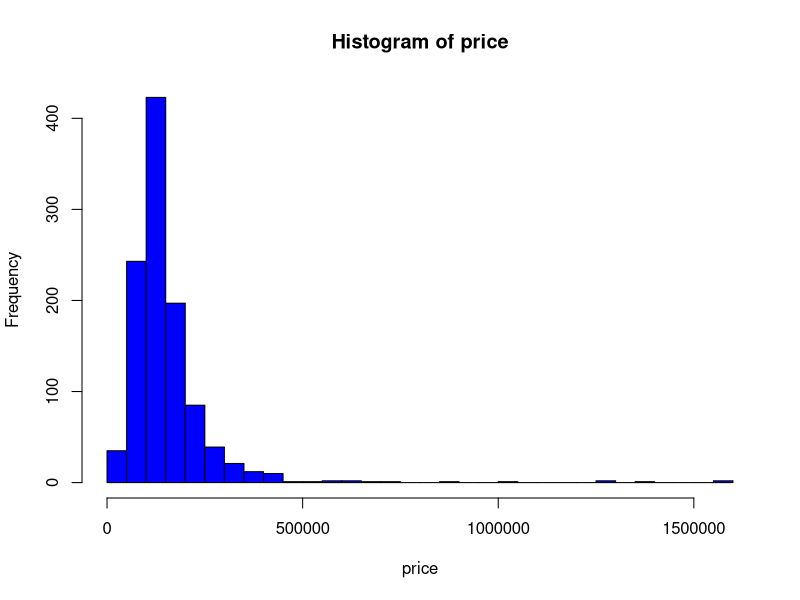
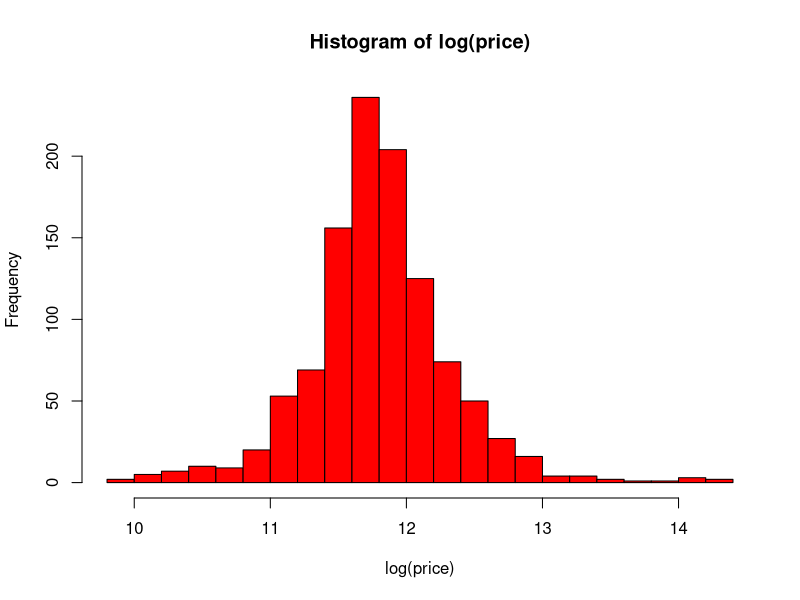
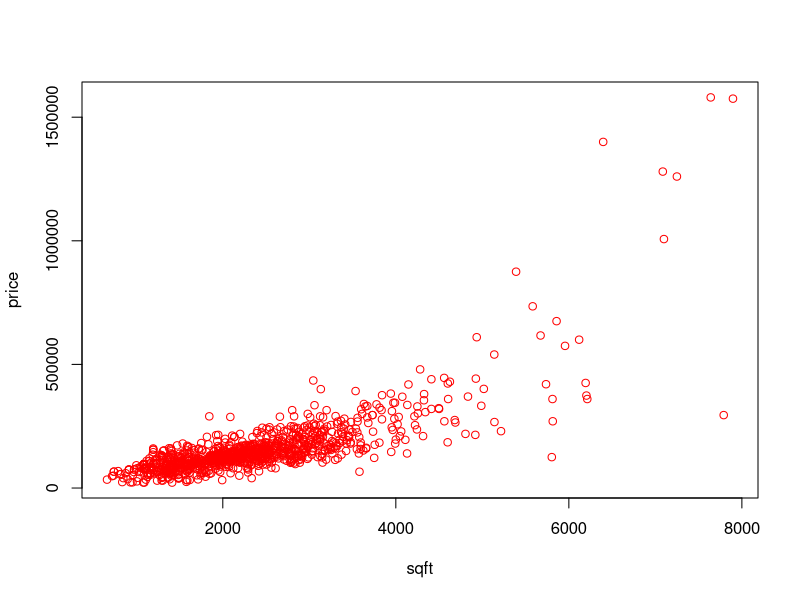
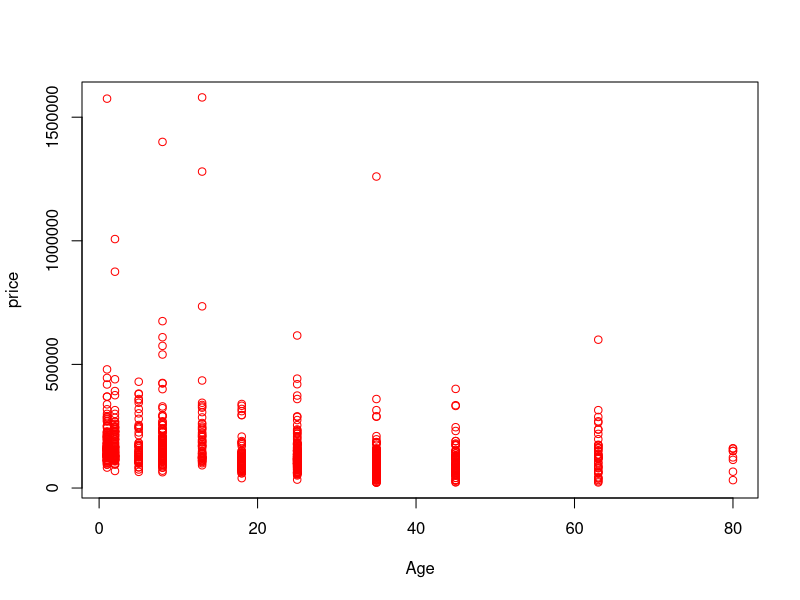
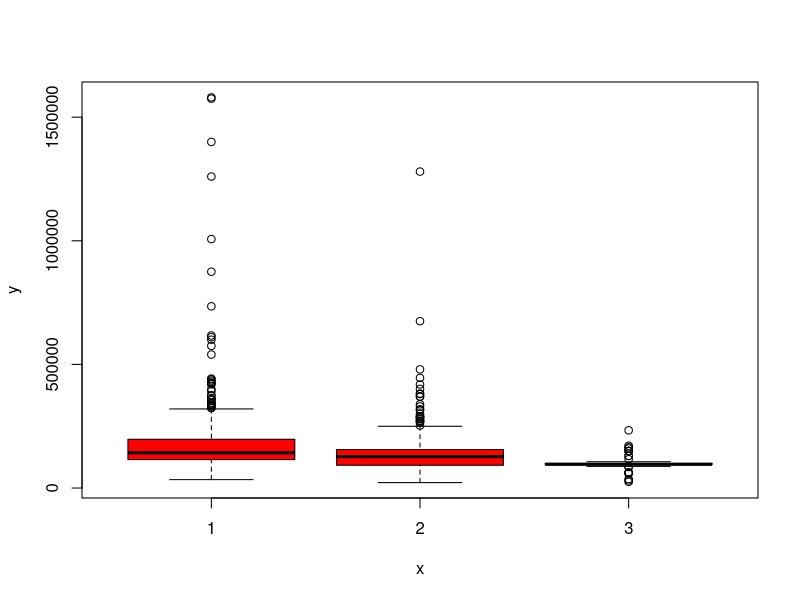
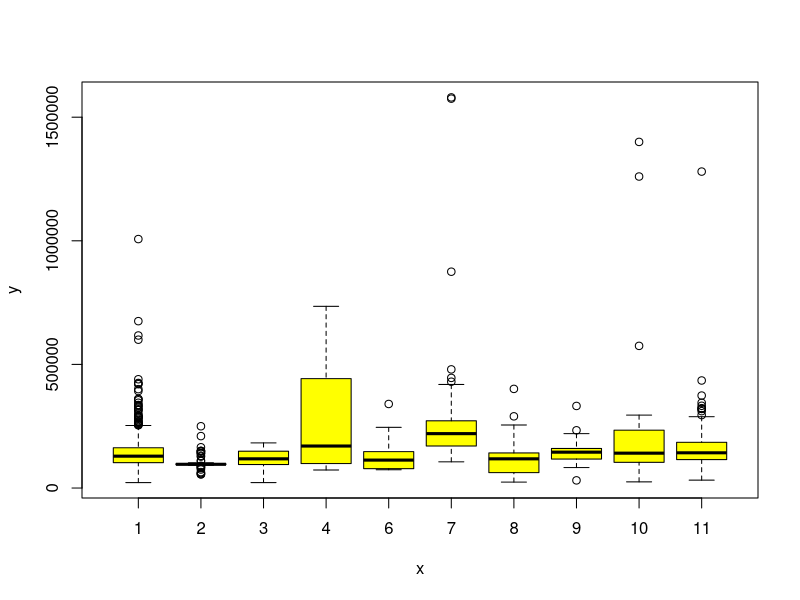
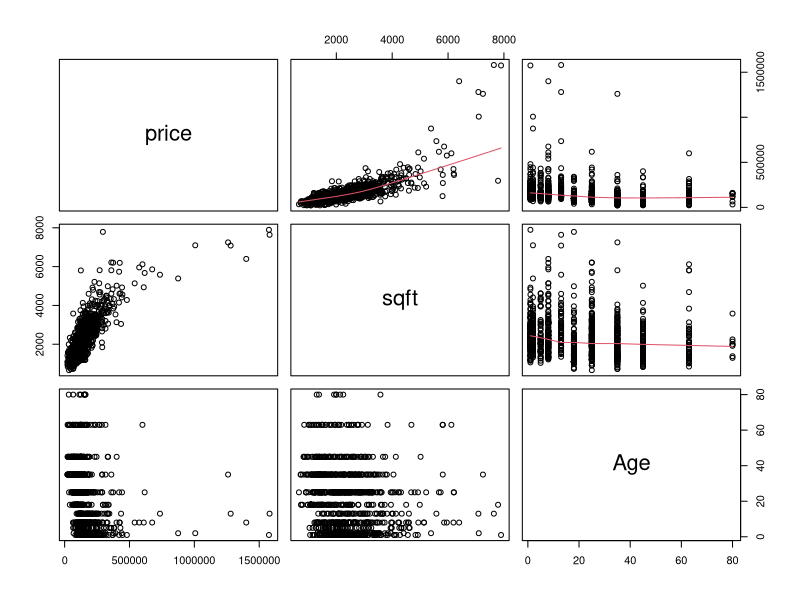
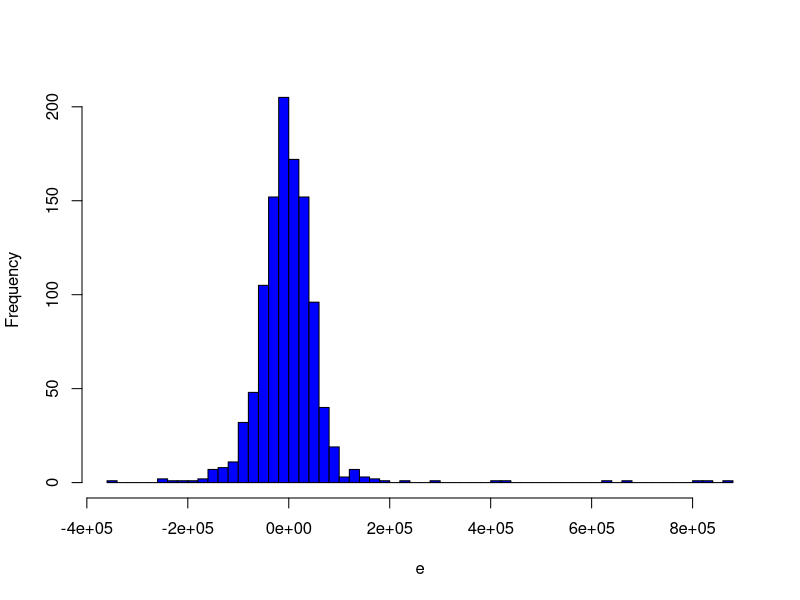

Here is the R script that generated these plots, in order:
###########################################################################
## LINEAR REGRESSION   							 
## The br.csv data are taken from Principles of Econometrics, by 
## Hill, Griffihs and Lim (Wiley, 2008). 
## 1080 observations on the prices and characteristics of houses sold 
## in Baton Rouge, LA 2005. The variables considered are:
## price sqft Bedrooms Baths Age Occupancy Pool Style Fireplace Waterfront DOM
## price, dollars 
## sqft		total square feet
## bedrooms	number of bedrooms
## baths		number of full baths
## age		age in years
## Occupancy	Owner = 1, Vacant = 2, Tenant = 3
## Pool		Yes = 1, No = 0   
## Style		Traditional = 1, Townhouse = 2, Ranch = 3, New Orleans = 4,
##          Mobile Home = 5, Garden = 6, French = 7, Cottage = 8, 
##          Contemporary = 9, Colonial = 10, Acadian = 11
## Fireplace	Yes = 1, No = 0	
## Waterfront	Yes =1, No = 0
## DOM		Days on the market
###########################################################################
br = read.table("br.csv", sep = ",", header=T) # reads the data from a csv file
attach(br)                                     
# very useful: makes available each of the variables as a separate object 
# Preliminary analysis
hist(price, 30, col = "blue")      # Histogram
hist(log(price), 30, col = "red")  # Histogram of log transformation 
plot(sqft,price, col ="red") # Scatterplot of prices vs sqft
plot(Age, price, col ="red") # Scatterplot of prices vs age (note: age is discrete)
plot( factor(Occupancy), price, col ='red') # Boxplots by Occupancy
plot( factor(Style), price, col='yellow')
 
pairs(price~sqft+Age, upper.panel = panel.smooth )
## regression model
regr = lm(price~sqft+Age+Pool+Bedrooms+Fireplace+Waterfront+DOM) 
summary(regr)  # This summary provides all the relevant info on the model fit 
#### other useful functions for retrieving info about the model fit
coefficients(regr)  # OLS coefficients
CovBeta = vcov(regr) # covariance matrix for model parameters  
CovBeta[2,2] # variance of beta_1_hat
sqrt(CovBeta[2,2]) # std err of beta_1_hat (compare with table)
coefficients(regr)[2]/sqrt(CovBeta[2,2]) # t statistic
confint(regr, level=0.95) # Confidence intervals for model parameters 
########
yf = fitted(regr)   # fitted values
e = residuals(regr) # residuals
mean(e)             # a property of the residuals: zero mean 
hist(e, 60, col = 'blue', main = ' ') # do we observe anything peculiar?
cor(yf,e)     # as we know, residuals are uncorrelated with fitted values 
cor(sqft,e)   # and each of the explanatory variables
plot(price,yf, col ="red") # predicted vs observed (any nonlinearity?)
plot(price,e, col ="red")  # residuals vs observed
abline(h=0)            # draws a horizontal line at zero 
plot(yf,e, col ="red") # residuals vs predicted to check variance
abline(h=0)            
# note: there is evidence for misspecification of functional form
# diagnostic plots produced automatically by lm
################################
h = hatvalues(regr) # diagonal elements of hat matrix
sum(h) # this is trace(H)=p+1
mean(h)
barplot(h, col = 'blue')
abline(h=mean(h), col = 'red')
r = rstandard(regr) # standardized residuals
plot(yf,r)
plot(h,r) 
########
## categorical variables in regression
regr2 = lm(price~sqft+Age+Pool+Bedrooms+Pool+Fireplace+Waterfront+DOM+factor(Occupancy)+factor(Style)) 
summary(regr2)
## adding and removing variables 
summary(update(regr2,  .~. - Fireplace))
summary(update(regr2,  .~. - factor(Occupancy)))